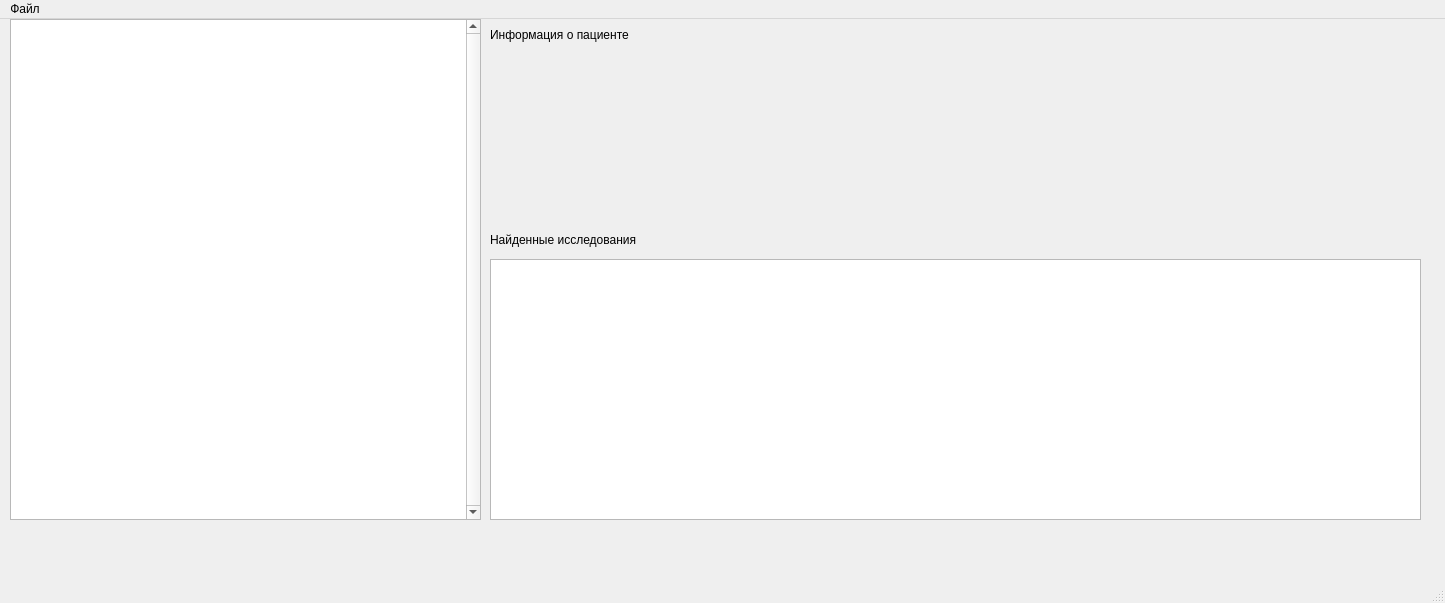
<?xml version="1.0" encoding="UTF-8"?>
<ui version="4.0">
 <class>MainWindow</class>
 <widget class="QMainWindow" name="MainWindow">
  <property name="geometry">
   <rect>
    <x>0</x>
    <y>0</y>
    <width>1445</width>
    <height>603</height>
   </rect>
  </property>
  <property name="windowTitle">
   <string>База данных пациентов</string>
  </property>
  <widget class="QWidget" name="centralwidget">
   <widget class="QTableView" name="patientTableView">
    <property name="geometry">
     <rect>
      <x>10</x>
      <y>0</y>
      <width>471</width>
      <height>501</height>
     </rect>
    </property>
    <property name="minimumSize">
     <size>
      <width>0</width>
      <height>501</height>
     </size>
    </property>
    <property name="verticalScrollBarPolicy">
     <enum>Qt::ScrollBarAlwaysOn</enum>
    </property>
    <property name="verticalScrollMode">
     <enum>QAbstractItemView::ScrollPerPixel</enum>
    </property>
   </widget>
   <widget class="QTableView" name="researchTableView">
    <property name="geometry">
     <rect>
      <x>490</x>
      <y>240</y>
      <width>931</width>
      <height>261</height>
     </rect>
    </property>
   </widget>
   <widget class="QLabel" name="label">
    <property name="geometry">
     <rect>
      <x>490</x>
      <y>200</y>
      <width>231</width>
      <height>41</height>
     </rect>
    </property>
    <property name="text">
     <string>Найденные исследования</string>
    </property>
   </widget>
   <widget class="QLabel" name="label_2">
    <property name="geometry">
     <rect>
      <x>490</x>
      <y>0</y>
      <width>201</width>
      <height>31</height>
     </rect>
    </property>
    <property name="text">
     <string>Информация о пациенте</string>
    </property>
   </widget>
   <widget class="QLabel" name="patientInfo">
    <property name="geometry">
     <rect>
      <x>490</x>
      <y>40</y>
      <width>841</width>
      <height>151</height>
     </rect>
    </property>
    <property name="text">
     <string/>
    </property>
    <property name="scaledContents">
     <bool>false</bool>
    </property>
   </widget>
  </widget>
  <widget class="QMenuBar" name="menubar">
   <property name="geometry">
    <rect>
     <x>0</x>
     <y>0</y>
     <width>1445</width>
     <height>34</height>
    </rect>
   </property>
   <widget class="QMenu" name="menu">
    <property name="title">
     <string>Файл</string>
    </property>
    <addaction name="open_db"/>
    <addaction name="action"/>
   </widget>
   <addaction name="menu"/>
  </widget>
  <widget class="QStatusBar" name="statusbar"/>
  <action name="open_db">
   <property name="text">
    <string>Открыть внутреннюю базу данных (рекомендовано)</string>
   </property>
  </action>
  <action name="action">
   <property name="text">
    <string>Открыть внешнюю базу данных</string>
   </property>
  </action>
 </widget>
 <resources/>
 <connections/>
</ui>
